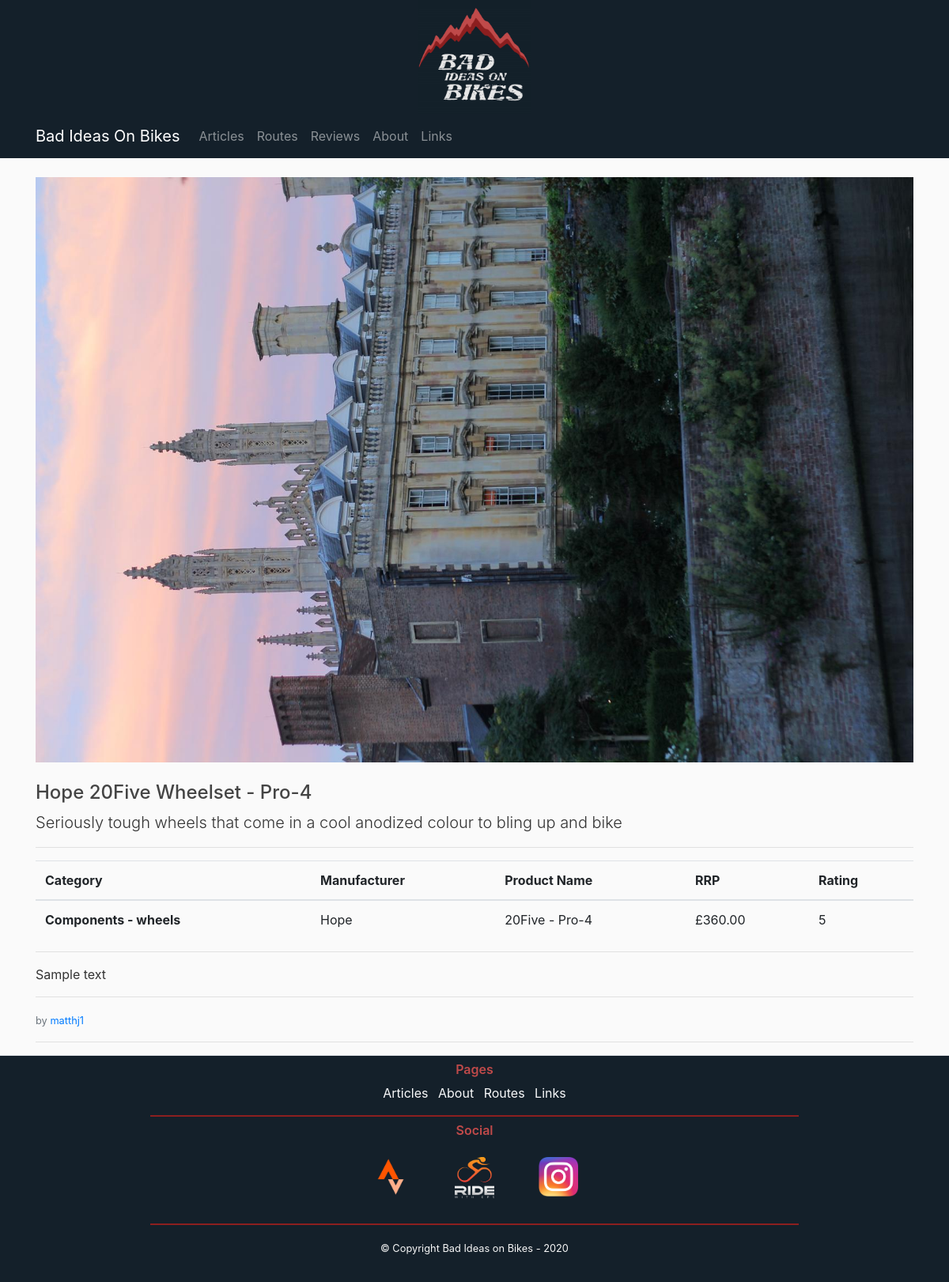
/post/1, run on an earlier commit of the app's database.
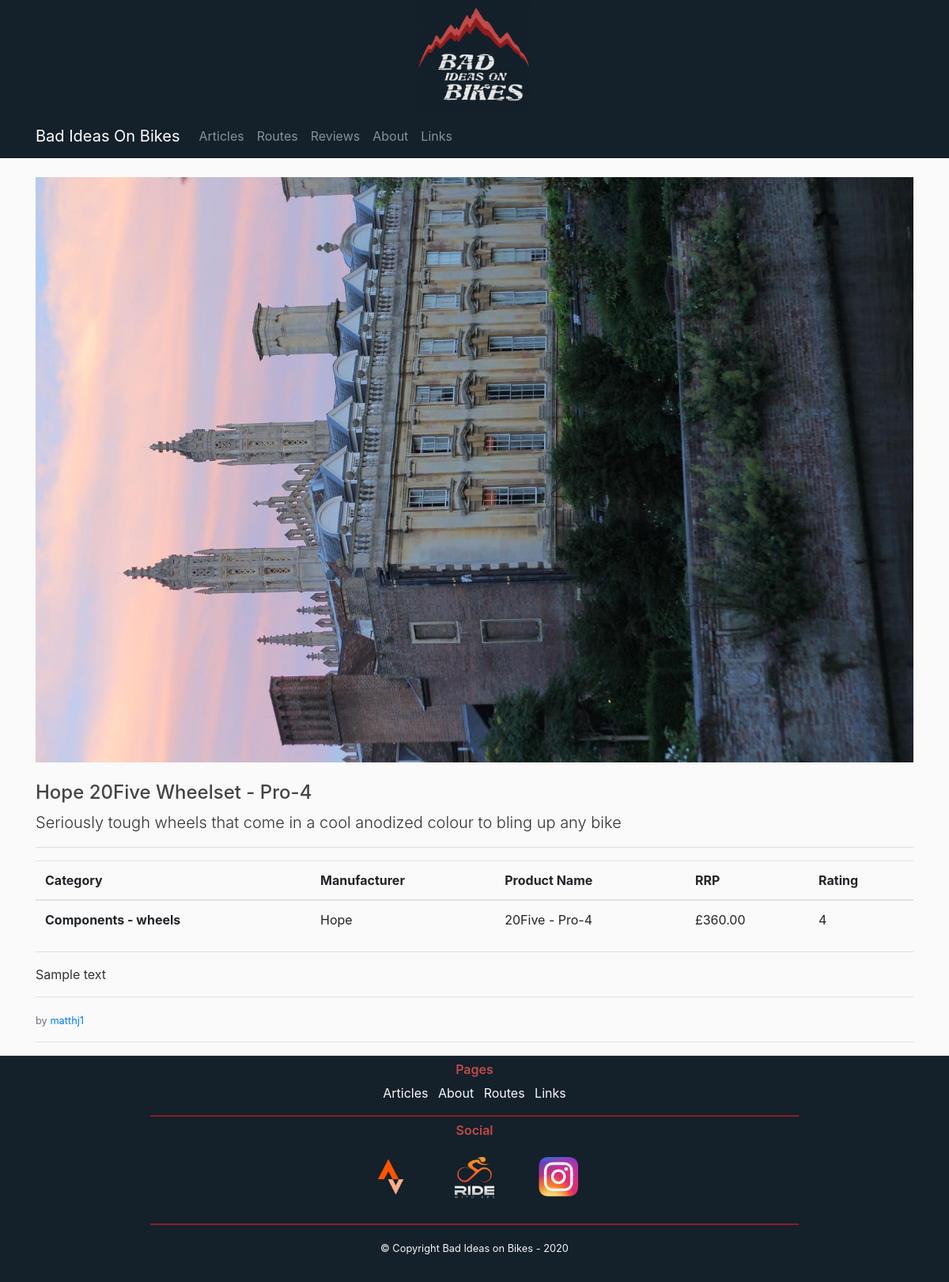
And on a later commit of the database.
### flaskbiob/models.py (models this page shows, shortened)
class Posts(db.Model):
    id = db.Column(db.Integer, primary_key=True)
    post_type = db.Column(db.String(7), nullable=False)
    title = db.Column(db.String(100), nullable=False)
    date = db.Column(db.DateTime, nullable=False, default=datetime.utcnow)
    leader = db.Column(db.Text, nullable=False)
    content = db.Column(db.Text, nullable=False)
    post_image = db.Column(db.String(100), nullable=False, default="default_post.jpg")
    user = db.Column(db.Integer, db.ForeignKey("users.id"), nullable=False)
    routes = db.relationship("Routes", backref="post_route", lazy="joined", uselist=False)
    reviews = db.relationship("Reviews", backref="post_review", lazy="joined", uselist=False)

class Reviews(db.Model):
    id = db.Column(db.Integer, primary_key=True)
    title = db.Column(db.String(100), nullable=False)
    category = db.Column(db.String(100), nullable=False)
    manufacturer = db.Column(db.String(100), nullable=False)
    product_name = db.Column(db.String(100), nullable=False)
    rating = db.Column(db.Integer, nullable=False)
    rrp = db.Column(db.Float, nullable=False)
    post = db.Column(db.Integer, db.ForeignKey("posts.id"), nullable=True)
    user = db.Column(db.Integer, db.ForeignKey("users.id"), nullable=False)

### flaskbiob/posts/routes.py (the view)
@posts.route("/post/<post_id>", methods=["GET", "POST"])
def postPage(post_id):
    post = Posts.query.get_or_404(post_id)
    if post.post_type == "Route":
        route = None
        encoded_title = None
        try:
            route = Routes.query.filter_by(post=post_id).first()
            encoded_title = urllib.parse.quote(route.title)
        except:
            print("No route found")
        return render_template("Post_Route.html", title=post.title, post=post, route=route,
                               encoded_title=encoded_title)
    else:
        review = None
        try:
            review = Reviews.query.filter_by(post=post_id).first()
        except:
            print("No review found")
        return render_template("Post_Review.html", title=post.title, post=post, review=review)

### flaskbiob/templates/Post_Review.html (shortened to what this page needs)
{% extends "BASE.html" %}
    {% block content %}
        <img src="{{ url_for('static', filename='post_pics/' + post.post_image) }}" class="img-fluid" alt="Responsive image">
                <div class="row pt-4">
                    <div class="col-md-12">
                        <h4>{{ post.title }}</h4>
                        <p class="lead">{{ post.leader }}</p>
                        <hr>
                        {% if review %}
                            <table class="table">
                                <thead>
                                    <tr>
                                        <th scope="col">Category</th>
                                        <th scope="col">Manufacturer</th>
                                        <th scope="col">Product Name</th>
                                        <th scope="col">RRP</th>
                                        <th scope="col">Rating</th>
                                    </tr>
                                </thead>
                                <tbody>
                                    <tr>
                                        <th scope="row">{{ review.category }}</th>
                                        <td>{{ review.manufacturer }}</td>
                                        <td>{{ review.product_name }}</td>
                                        <td>£{{ "{:.2f}".format(review.rrp) }}</td>
                                        <td>{{ review.rating }}</td>
                                    </tr>
                                </tbody>
                            </table>
                        {% endif %}
                        <hr>
                        <p>{{ post.content | safe }}</p>
                        <hr>
                        <small class="text-muted">by <a href="{{ url_for('users.userpostPage', username=post.author.username) }}">{{ post.author.username }}</a></small>
                        <hr>
                    </div>
                </div>
    {% endblock content %}

What changed in the data, as far as the page shows it:
changed Posts "Hope 20Five Wheelset - Pro-4": leader "Seriously tough wheels that come in a cool anodized colour to bling up and bike" → "Seriously tough wheels that come in a cool anodized colour to bling up any bike"
changed Reviews "Components - wheels": rating "5" → "4"
